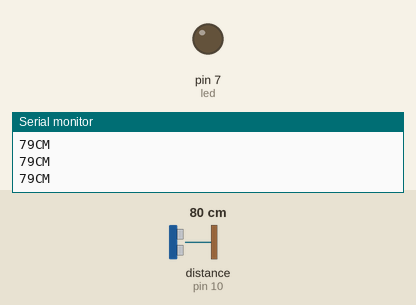
This sketch was run on a simulated Arduino Uno, built with avr-gcc and run on an emulated ATmega328P. On the bench: output pins drawn as LEDs (lit = HIGH), the last lines printed to the serial monitor. Wiring (inferred from the names in the program): ultrasonic range finder: trigger pin 9; echo pin 10. The inputs (shaded band) are chosen by the test bench; at power-on: distance to the obstacle (sensor on pin 10) 80 cm. The echo pulse lasts 58.3 µs per cm; pins used as bus, display or sensor lines are not drawn.

Above: at 1.2 s.
1.3 s: distance to the obstacle (sensor on pin 10) set to 8 cm
2.8 s: distance to the obstacle (sensor on pin 10) set to 5 cm
At 3.1 s:
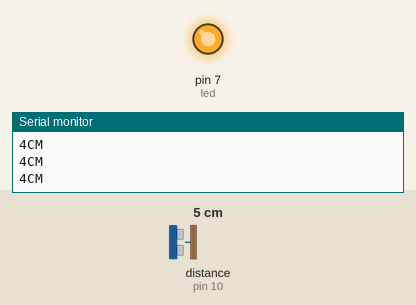
4.3 s: distance to the obstacle (sensor on pin 10) set to 9 cm
At 5.5 s:
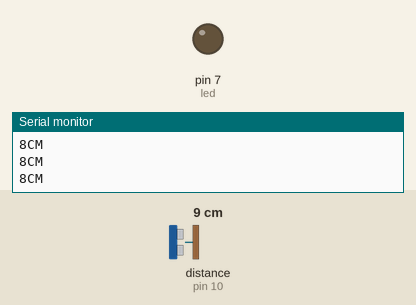
5.8 s: distance to the obstacle (sensor on pin 10) set to 2 cm
At 6.7 s:
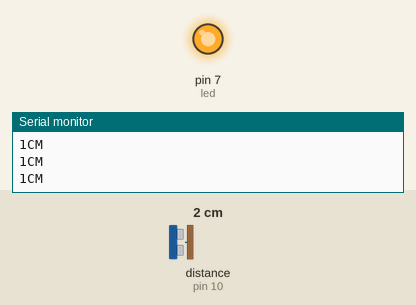
Timing chart, 0 to 8.3 s (numbered marks = the images above; inputs shaded):
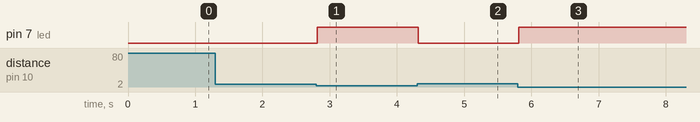

The sketch:

ultrasonic_sensor.ino
```cpp
int trigPin = 9;
int echoPin = 10;
int led = 7;

void setup() {
  Serial.begin(9600);
   pinMode(led, OUTPUT);
   pinMode(trigPin, OUTPUT);
  pinMode(echoPin, INPUT);
  // put your setup code here, to run once:

}

void loop() {
  long duration, distance;
  digitalWrite(trigPin,HIGH);
  delayMicroseconds(1000);
  digitalWrite(trigPin, LOW);
  duration=pulseIn(echoPin, HIGH);
  distance =(duration/2)/29.1;
  Serial.print(distance);
  Serial.println("CM");
  delay(10);

  if((distance<=5))
  {
    digitalWrite(led, HIGH);
  }
   else if(distance>5)
  {
     digitalWrite(led, LOW);
  }
}
```

Measured:
- the behaviour switches between 7 and 6 cm on distance to the obstacle (sensor on pin 10) (found by bisection; images 0 and 1)
- after the input at 2.8 s, pin 7 (led): LOW → HIGH at once
- after the input at 4.3 s, pin 7 (led): HIGH → LOW at once
- after the input at 5.8 s, pin 7 (led): LOW → HIGH at once
